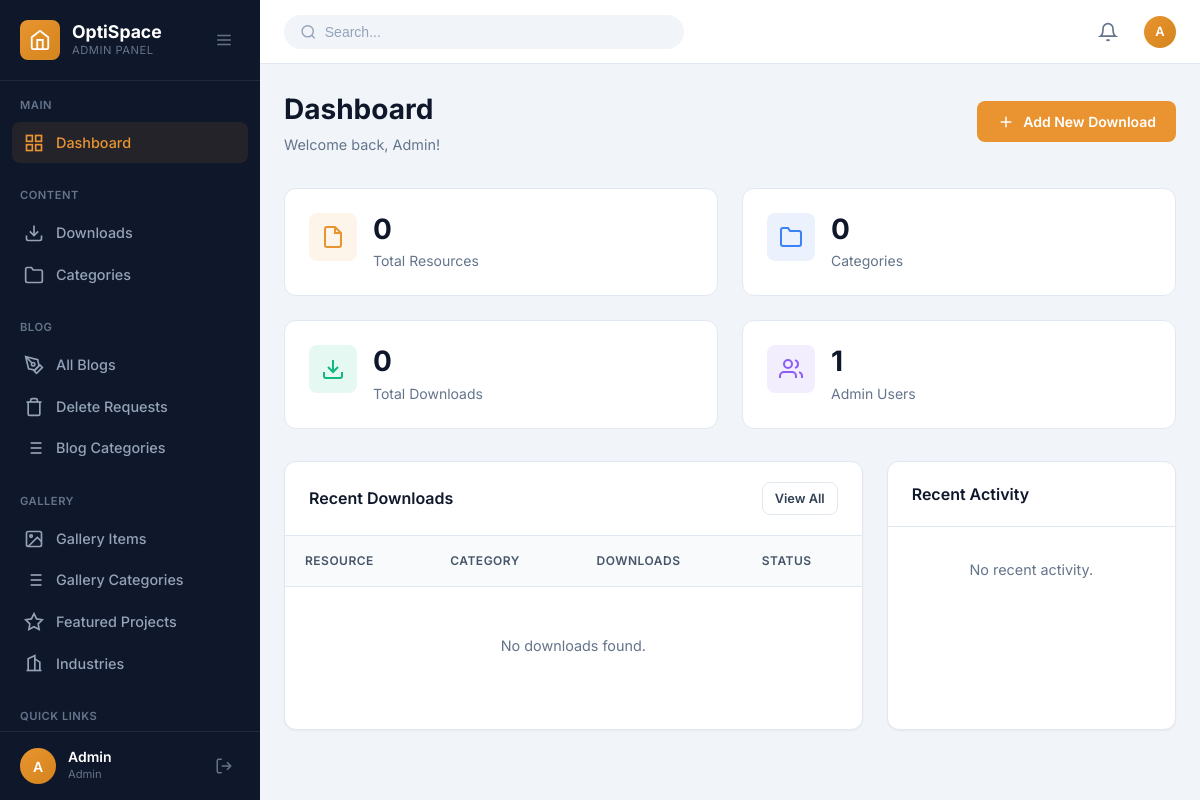
The page /admin/dashboard.php (signed in) on the database as committed earlier.
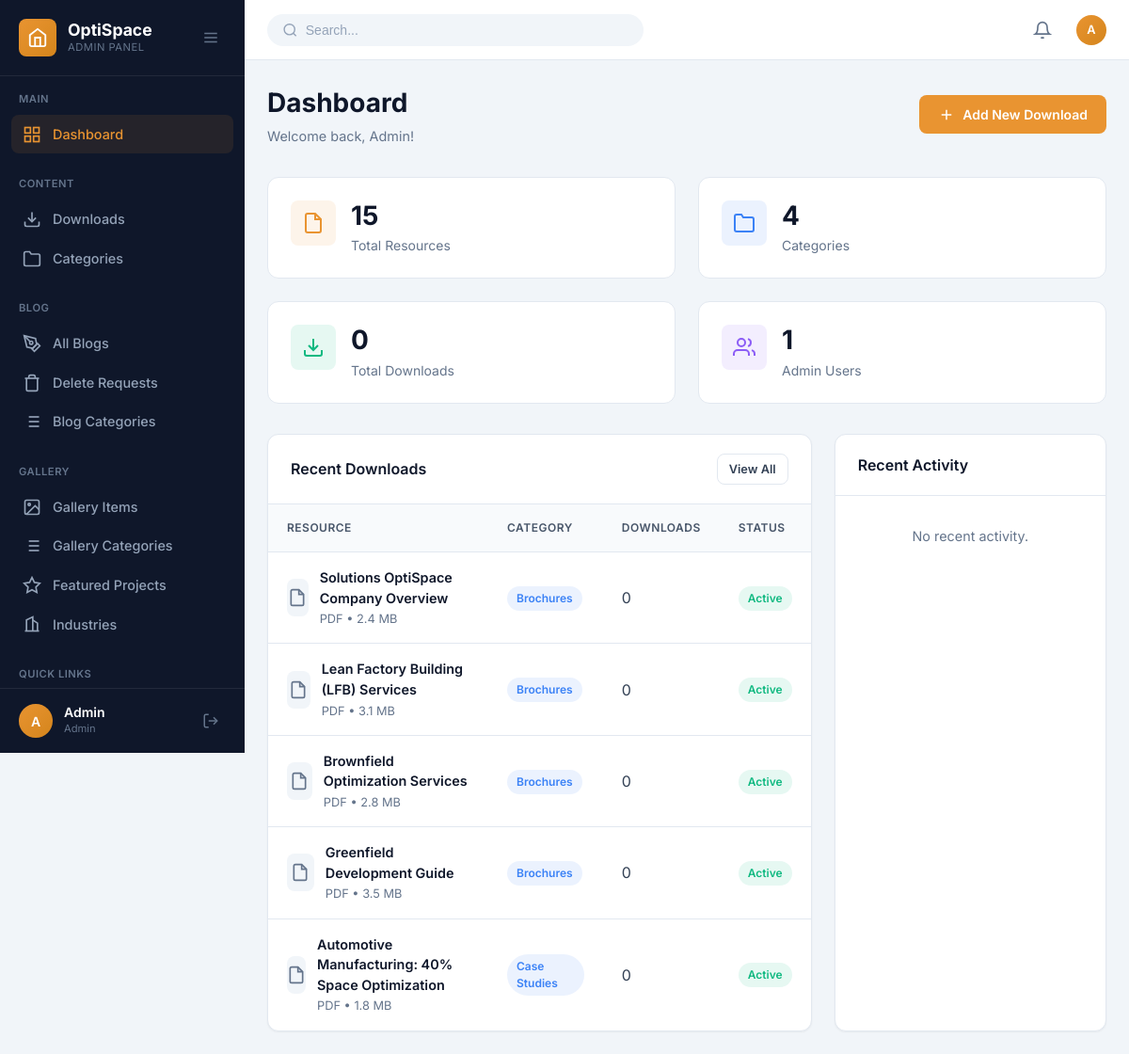
The same page on the database as committed later.
### tables this page shows
CREATE TABLE IF NOT EXISTS downloads (
    id INT AUTO_INCREMENT PRIMARY KEY,
    category_id INT NOT NULL,
    title VARCHAR(255) NOT NULL,
    description TEXT DEFAULT NULL,
    file_path VARCHAR(500) NOT NULL,
    file_name VARCHAR(255) NOT NULL,
    file_type VARCHAR(20) DEFAULT 'PDF',
    file_size VARCHAR(20) DEFAULT NULL,
    thumbnail VARCHAR(255) DEFAULT NULL,
    download_count INT DEFAULT 0,
    is_featured TINYINT(1) DEFAULT 0,
    is_active TINYINT(1) DEFAULT 1,
    published_date DATE DEFAULT NULL,
    meta_title VARCHAR(255) DEFAULT NULL,
    meta_description TEXT DEFAULT NULL,
    created_by INT DEFAULT NULL,
    created_at TIMESTAMP DEFAULT CURRENT_TIMESTAMP,
    updated_at TIMESTAMP DEFAULT CURRENT_TIMESTAMP ON UPDATE CURRENT_TIMESTAMP,
    FOREIGN KEY (category_id) REFERENCES download_categories(id) ON DELETE RESTRICT,
    FOREIGN KEY (created_by) REFERENCES admin_users(id) ON DELETE SET NULL
);

CREATE TABLE IF NOT EXISTS download_categories (
    id INT AUTO_INCREMENT PRIMARY KEY,
    name VARCHAR(100) NOT NULL,
    slug VARCHAR(100) NOT NULL UNIQUE,
    description TEXT DEFAULT NULL,
    icon VARCHAR(50) DEFAULT 'document',
    color VARCHAR(20) DEFAULT '#E99431',
    sort_order INT DEFAULT 0,
    is_active TINYINT(1) DEFAULT 1,
    created_at TIMESTAMP DEFAULT CURRENT_TIMESTAMP,
    updated_at TIMESTAMP DEFAULT CURRENT_TIMESTAMP ON UPDATE CURRENT_TIMESTAMP
);

### admin/dashboard.php (the view, shortened to what the rows shown need)
<?php
$conn = getDBConnection();
$recentDownloads = $conn->query("
    SELECT d.*, c.name as category_name
    FROM downloads d
    LEFT JOIN download_categories c ON d.category_id = c.id
    ORDER BY d.created_at DESC
    LIMIT 5
");
include __DIR__ . '/includes/header.php';
?>
<div class="page-header">
    <div class="page-title-section">
        <h1 class="page-title">Dashboard</h1>
    </div>
</div>
<div style="display: grid; grid-template-columns: 2fr 1fr; gap: 1.5rem;">
    <div class="card">
        <div class="table-container">
            <table class="data-table">
                <thead>
                    <tr>
                        <th>Resource</th>
                        <th>Category</th>
                        <th>Downloads</th>
                        <th>Status</th>
                    </tr>
                </thead>
                <tbody>
                    <?php if ($recentDownloads->num_rows > 0): ?>
                        <?php while ($download = $recentDownloads->fetch_assoc()): ?>
                            <tr>
                                <td>
                                    <div class="table-item">
                                        <div class="table-item-icon">
                                            <svg viewBox="0 0 24 24" fill="none" stroke="currentColor" stroke-width="2">
                                                <path d="M14 2H6a2 2 0 0 0-2 2v16a2 2 0 0 0 2 2h12a2 2 0 0 0 2-2V8z"/>
                                                <polyline points="14 2 14 8 20 8"/>
                                            </svg>
                                        </div>
                                        <div class="table-item-info">
                                            <h4><?php echo htmlspecialchars($download['title']); ?></h4>
                                            <p><?php echo htmlspecialchars($download['file_type']); ?> • <?php echo htmlspecialchars($download['file_size']); ?></p>
                                        </div>
                                    </div>
                                </td>
                                <td>
                                    <span class="badge badge-info"><?php echo htmlspecialchars($download['category_name']); ?></span>
                                </td>
                                <td><?php echo number_format($download['download_count']); ?></td>
                                <td>
                                    <?php if ($download['is_active']): ?>
                                        <span class="badge badge-success">Active</span>
                                    <?php else: ?>
                                        <span class="badge badge-gray">Inactive</span>
                                    <?php endif; ?>
                                </td>
                            </tr>
                        <?php endwhile; ?>
                    <?php endif; ?>
                </tbody>
            </table>
        </div>
    </div>
</div>
<?php include __DIR__ . '/includes/footer.php'; ?>

Rows that differ between the two databases and show on the page:
added downloads: title "Solutions OptiSpace Company Overview", file_type "PDF", file_size "2.4 MB", category.name "Brochures", download_count "0", is_active "Active"
added downloads: title "Lean Factory Building (LFB) Services", file_type "PDF", file_size "3.1 MB", category.name "Brochures", download_count "0", is_active "Active"
added downloads: title "Brownfield Optimization Services", file_type "PDF", file_size "2.8 MB", category.name "Brochures", download_count "0", is_active "Active"
added downloads: title "Greenfield Development Guide", file_type "PDF", file_size "3.5 MB", category.name "Brochures", download_count "0", is_active "Active"
added downloads: title "Automotive Manufacturing: 40% Space Optimization", file_type "PDF", file_size "1.8 MB", category.name "Case Studies", download_count "0", is_active "Active"
Other text that changed with them:
$totalDownloads: "0" → "15"
$totalCategories: "0" → "4"
text no longer shown: "No downloads found."
